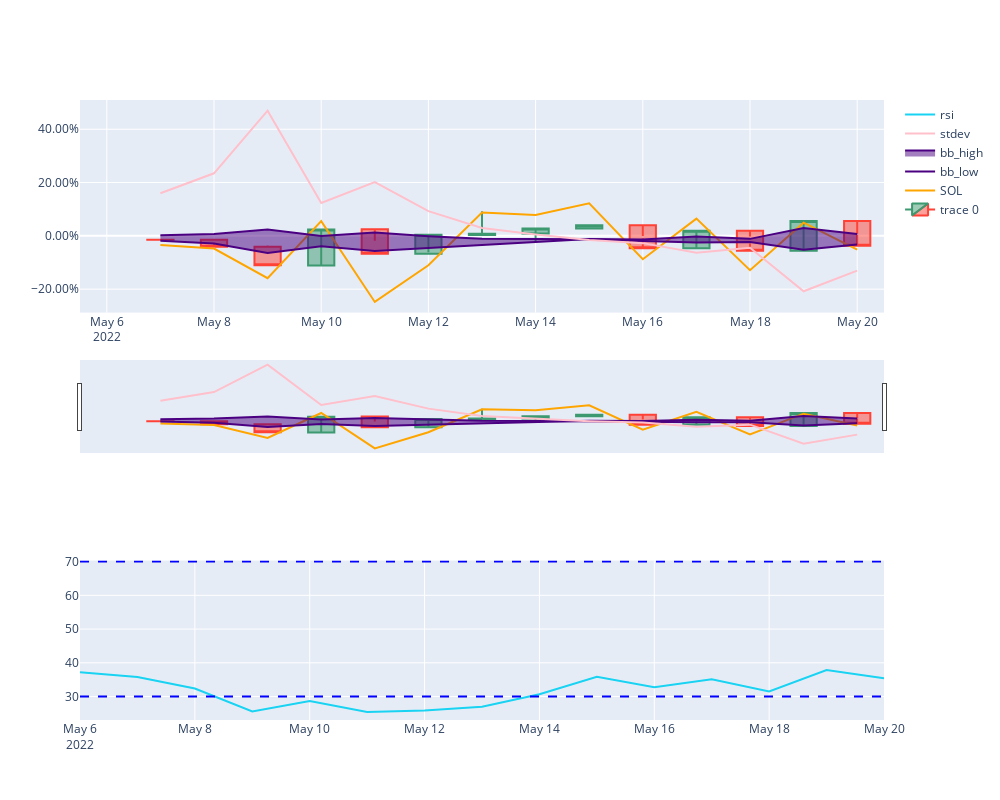

The notebook cell this image was saved under:
### Code cell
candlestick(df_btc, 15, comparison = df_sol, indicators = ['bolinger bands', 'stdev','rsi'])
